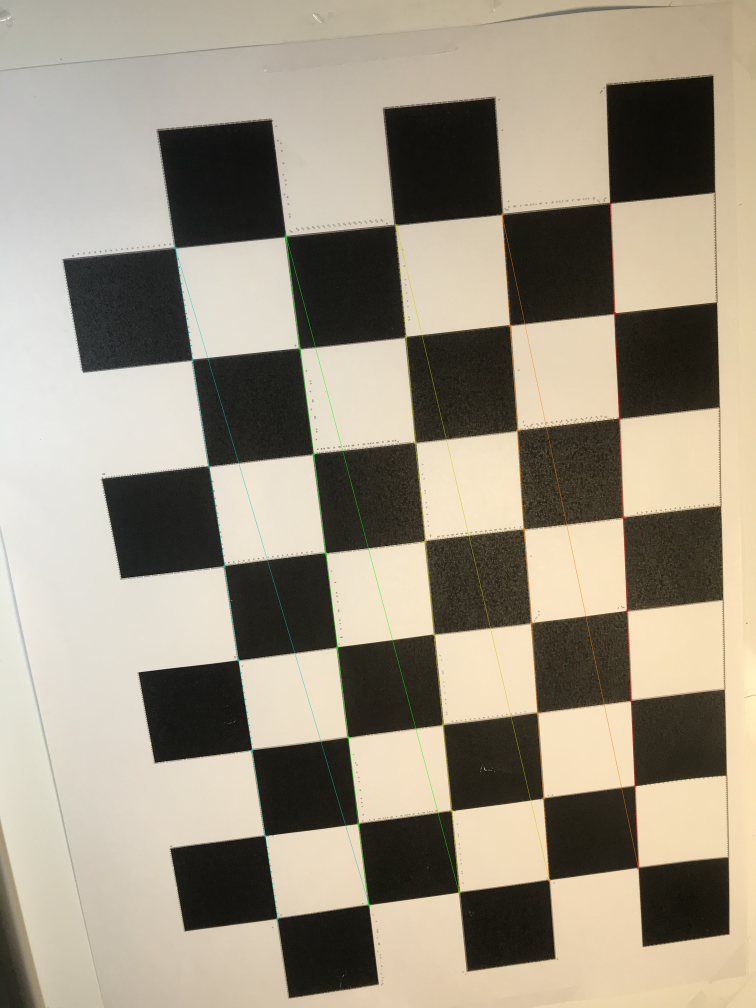
#> input picture Conimg/conimg1.jpg, 3024 x 4032 px, given as the content of the folder ChessBoard, which was not available (shown at 1/4 size)
$ python CameraCalibration.py
#> lines starting #> are read from the running program, lines starting #| are printed output that depends on the picture; long printed decimals are rounded; pictures that were not available may be replaced by others from this repository, and a replacement may not be noted
import numpy as np
import matplotlib.pyplot as plt
import cv2
import glob
import MyLib

# set criteria
criteria = (cv2.TERM_CRITERIA_MAX_ITER | cv2.TERM_CRITERIA_EPS, 30, 0.001)

objp = np.zeros((5 * 8, 3), np.float32)
objp[:, :2] = np.mgrid[0:8, 0:5].T.reshape(-1, 2)

obj_points = []  # 3D points
img_points = []  # 2D points

images = glob.glob("ChessBoard/*.jpg")

i = 0
for fname in images:
    img = cv2.imread(fname)
#> img is the input picture: shape (4032, 3024, 3); mean B, G, R 130.8, 147.8, 156.5
    gray = cv2.cvtColor(img, cv2.COLOR_BGR2GRAY)
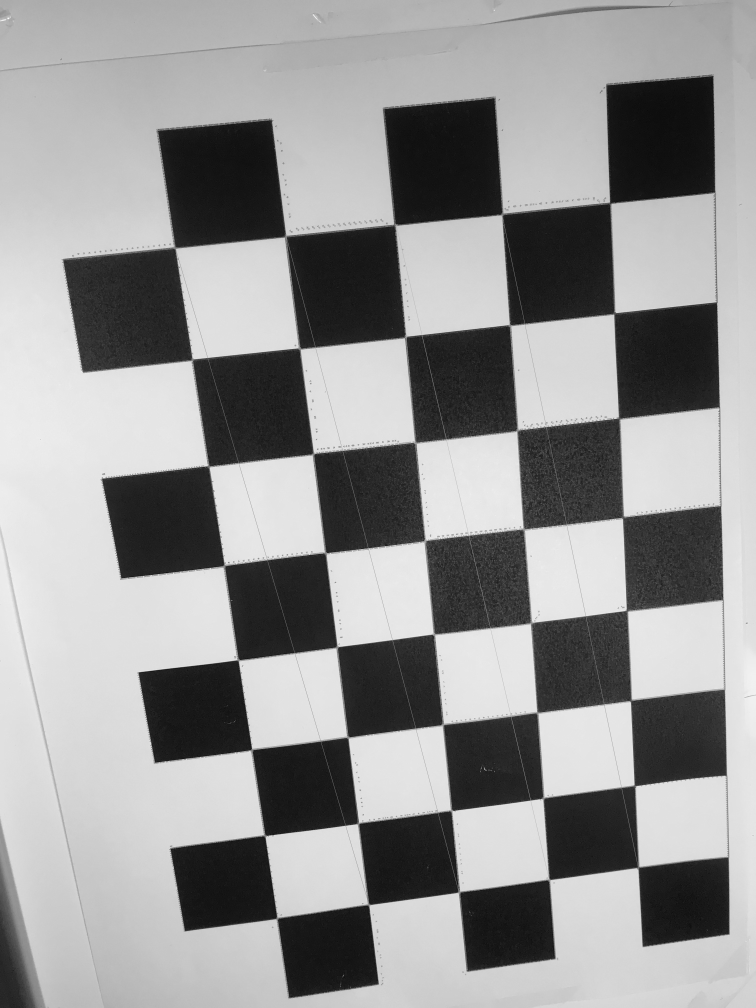
#> gray: shape (4032, 3024) (shown at 1/4 size); min 0, max 254, mean 148.5
    size = gray.shape[::-1]
#> size = (3024, 4032)
    ret, corners = cv2.findChessboardCorners(gray, (8, 5), None)
#> ret = True; corners = 40 rows, first 8: [2442.6, 814.5], [2456.8, 1253.3], [2478, 1676.5], [2492.5, 2068.5], [2509.5, 2445], [2525, 2802.5], [2539, 3143], [2555, 3469.5]
    # print(corners)

    if ret:

        obj_points.append(objp)

        corners2 = cv2.cornerSubPix(gray, corners, (5, 5), (-1, -1), criteria)  # 在原角点的基础上寻找亚像素角点
#> corners2 = 40 rows, first 8: [2447, 813.3], [2452.9, 1256.3], [2482.9, 1674.5], [2495.2, 2065.4], [2513.9, 2443.5], [2528.8, 2801.1], [2537.4, 3141.3], [2553.7, 3469.3]
        # print(corners2)
        if [corners2]:
            img_points.append(corners2)
        else:
            img_points.append(corners)

        cv2.drawChessboardCorners(img, (8, 5), corners, ret)  # 记住，OpenCV的绘制函数一般无返回值
        i += 1
        cv2.imwrite('Conimg/conimg{}.jpg'.format(i), img)
        cv2.waitKey(1500)

print(len(img_points))
#| 1
cv2.destroyAllWindows()

# 标定
ret, mtx, dist, rvecs, tvecs = cv2.calibrateCamera(obj_points, img_points, size, None, None)
#> ret = 3.33; mtx = [[3775, 0, 1522.9], [0, 3760.6, 2141.3], [0, 0, 1]]; dist = [[0.351, -2.83, -0.0018, -0.00116, 7.41]]; rvecs = ([0.143, -0.238, 1.45],); tvecs = ([2.11, -3.07, 8.81],)

print("ret:", ret)
#| ret: 3.333
print("mtx:\n", mtx) # 内参数矩阵
#| mtx:
#|  [[3.77503145e+03 0.00000000e+00 1.52293562e+03]
#|  [0.00000000e+00 3.76056730e+03 2.14129140e+03]
#|  [0.00000000e+00 0.00000000e+00 1.00000000e+00]]
print("dist:\n", dist)  # 畸变系数   distortion cofficients = (k_1,k_2,p_1,p_2,k_3)
#| dist:
#|  [[ 3.50752685e-01 -2.83274379e+00 -1.80036520e-03 -1.16214110e-03
#|    7.40520409e+00]]
print("rvecs:\n", rvecs)  # 旋转向量  # 外参数
#| rvecs:
#|  (array([[ 0.1425],
#|        [-0.238],
#|        [ 1.448]]),)
print("tvecs:\n", tvecs ) # 平移向量  # 外参数
#| tvecs:
#|  (array([[ 2.114],
#|        [-3.070],
#|        [ 8.813]]),)

print("-----------------------------------------------------")

#> (the run stopped early here; a loop or call above may not have finished)

$ run again, on Conimg/conimg5.jpg
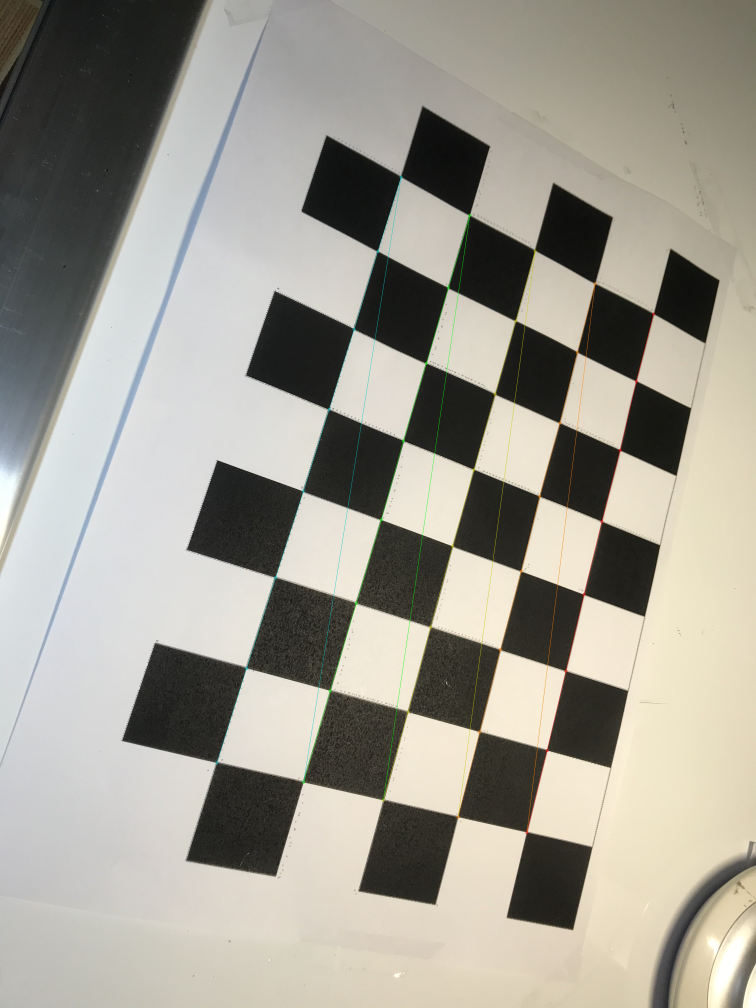
#> input picture Conimg/conimg5.jpg, 3024 x 4032 px, given as the content of the folder ChessBoard, which was not available (shown at 1/4 size)
#> img is the input picture: shape (4032, 3024, 3); mean B, G, R 145.9, 155.8, 159
#> `gray = cv2.cvtColor(img, cv2.COLOR_BGR2GRAY)`:
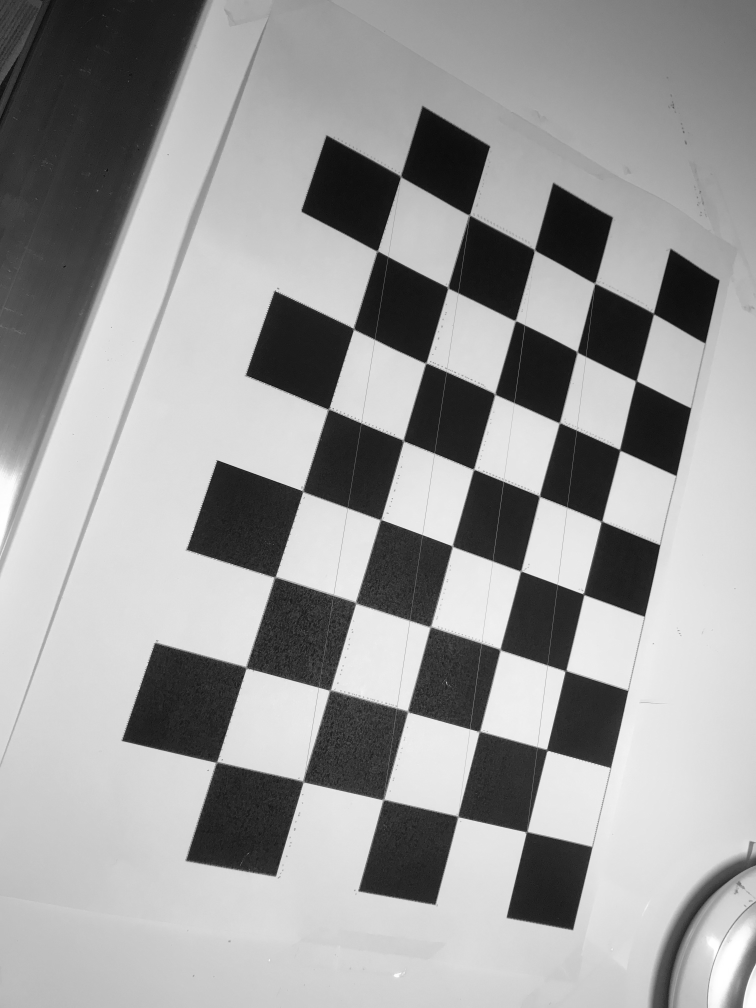
#> gray: shape (4032, 3024) (shown at 1/4 size); min 0, max 255, mean 155.7
#> ret = False; corners = 37 rows, first 8: [1879.5, 862.5], [2139.5, 1002], [2081.5, 1293], [1842, 1166], [1709, 1463], [2380.5, 1134.5], [2324.5, 1416], [2239.5, 1692.5]

$ run again, on Conimg/conimg6.jpg
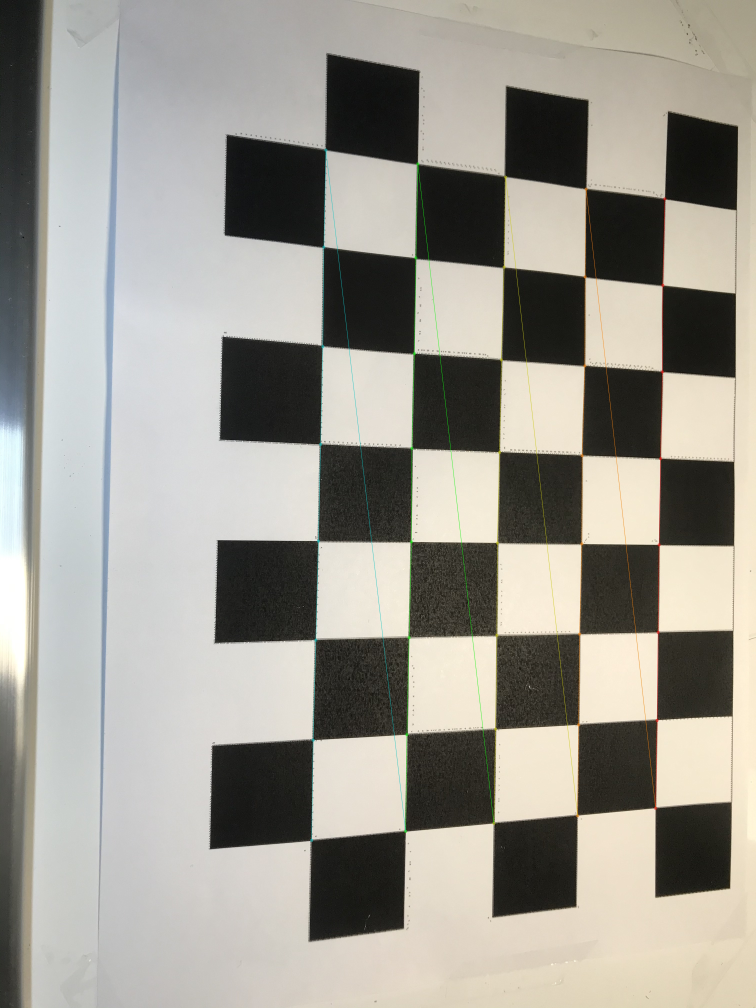
#> input picture Conimg/conimg6.jpg, 3024 x 4032 px, given as the content of the folder ChessBoard, which was not available (shown at 1/4 size)
#> img is the input picture: shape (4032, 3024, 3); mean B, G, R 145.7, 154.1, 157
#> `gray = cv2.cvtColor(img, cv2.COLOR_BGR2GRAY)`:
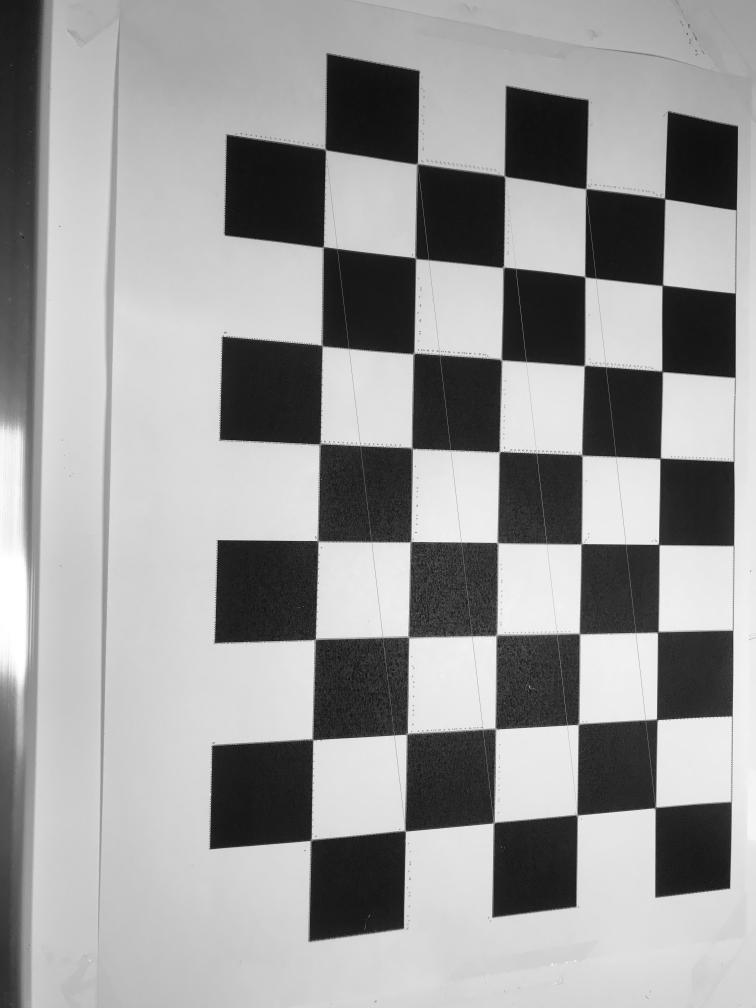
#> gray: shape (4032, 3024) (shown at 1/4 size); min 0, max 255, mean 154
#> ret = False; corners = None
